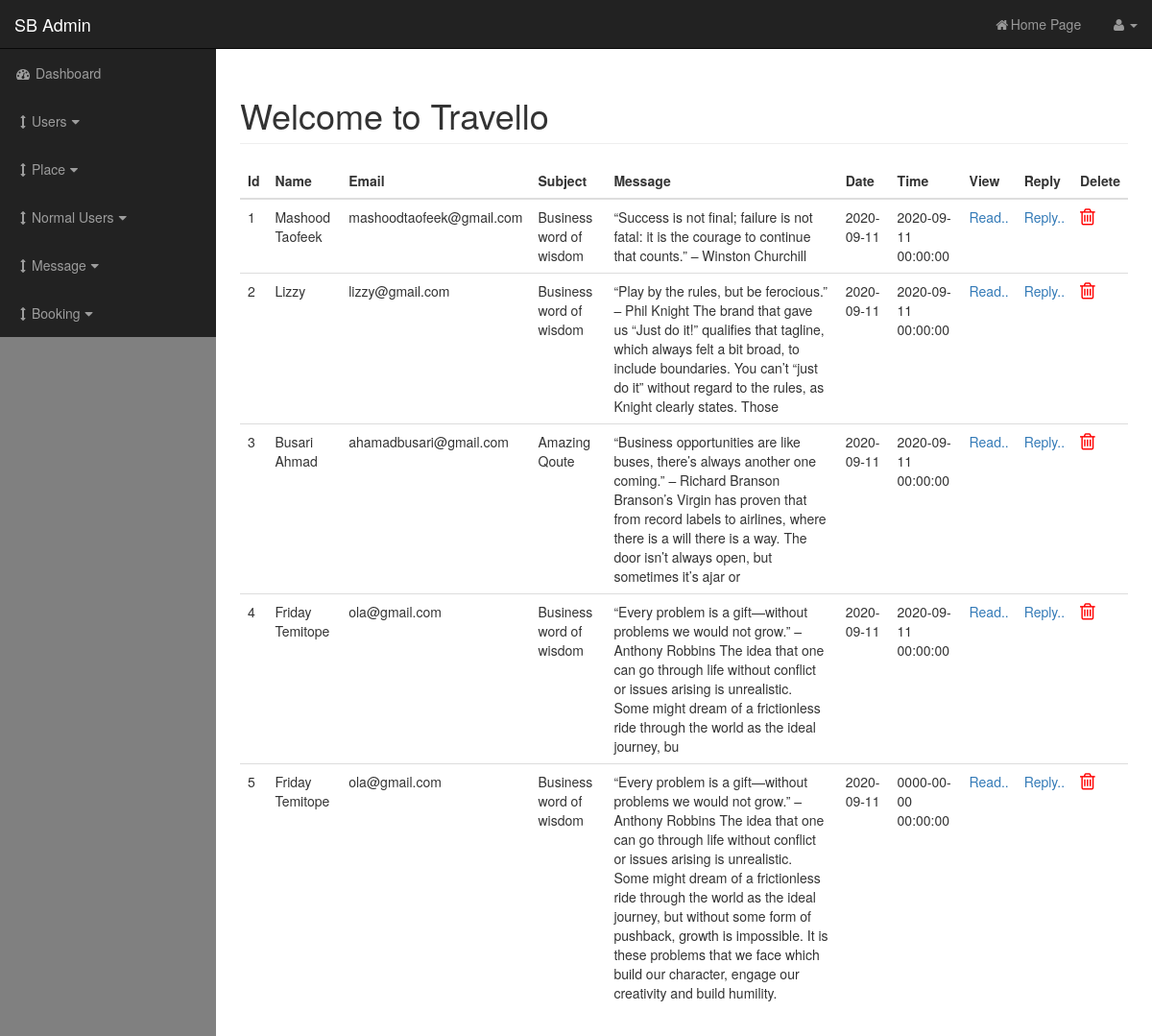
Page /copy/message.php on the committed database.
### tables this page shows
CREATE TABLE `contact` (
  `id` int(11) NOT NULL,
  `name` varchar(100) NOT NULL,
  `m_date` date NOT NULL,
  `email` varchar(100) NOT NULL,
  `subject` varchar(255) NOT NULL,
  `message` varchar(800) NOT NULL,
  `m_time` datetime NOT NULL
);

### copy/includes/view_all_message.php (the view, shortened to what this page needs)
<table class="table table-border table-hover">
<thead>
<tr>
    <th>Id</th>
    <th>Name</th>
    <th>Email</th>
    <th>Subject</th>
    <th>Message</th>
    <th>Date</th>
    <th>Time</th>
    <th>View</th>
    <th>Reply</th>
    <th>Delete</th>
</tr>
</thead>
<tbody>
<?php
$query = "SELECT * FROM contact ";
$select_users_query = mysqli_query($connection , $query);
while($loop = mysqli_fetch_assoc($select_users_query )) {
    $message_id             = $loop['id'];
    $message_author         = $loop['name'];
    $sender_email           = $loop['email'];
    $message_subject        = $loop['subject'];
    $message_content        = $loop['message'];
    $message_date           = $loop['m_date'];
    $message_time           = $loop['m_time'];
    echo "<tr>";
    echo "<td>$message_id</td>";
    echo "<td>$message_author</td>";
    echo "<td>$sender_email</td>";
    echo "<td>$message_subject</td>";
    echo "<td>$message_content</td>";
    echo "<td>$message_date</td>";
    echo "<td>$message_time</td>";
    echo "<td> <a href='message.php?source=view_message&view_message=$message_id '>Read..</a></td>";
    echo "<td> <a href='message.php?source=reply_message&reply_message=$message_id '>Reply..</a></td>";
    echo " <td> <a class='delete_link'  href='javascript: void(0)' rel='$message_id'> <i class='fa fa-trash-o' style='font-size:20px;color:red'></i> <a/></td> ";
    echo "</tr>";
}
?>
</tbody>
</table>

### copy/css/sb-admin.css (style rules this page uses)
body { margin-top: 100px; background-color: grey; }
@media (min-width:768px) { body { margin-top: 50px; } }

### rows in the picture
contact: id "1", name "Mashood Taofeek", email "mashoodtaofeek@gmail.com", subject "Business word of wisdom", message "“Success is not final; failure is not fatal: it is the courage to continue that counts.” – Winston Churchill", m_date "2020-09-11", m_time "2020-09-11 00:00:00"
contact: id "2", name "Lizzy", email "lizzy@gmail.com", subject "Business word of wisdom", message "“Play by the rules, but be ferocious.” – Phil Knight The brand that gave us “Just do it!” qualifies that tagline, which always felt a bit broad, to include boundaries. You can’t “just do it” without regard to the rules, as Knight clearly states. Those", m_date "2020-09-11", m_time "2020-09-11 00:00:00"
contact: id "3", name "Busari Ahmad", email "ahamadbusari@gmail.com", subject "Amazing Qoute", message "“Business opportunities are like buses, there’s always another one coming.” – Richard Branson Branson’s Virgin has proven that from record labels to airlines, where there is a will there is a way. The door isn’t always open, but sometimes it’s ajar or", m_date "2020-09-11", m_time "2020-09-11 00:00:00"
contact: id "4", name "Friday Temitope", email "ola@gmail.com", subject "Business word of wisdom", message "“Every problem is a gift—without problems we would not grow.” – Anthony Robbins The idea that one can go through life without conflict or issues arising is unrealistic. Some might dream of a frictionless ride through the world as the ideal journey, bu", m_date "2020-09-11", m_time "2020-09-11 00:00:00"
contact: id "5", name "Friday Temitope", email "ola@gmail.com", subject "Business word of wisdom", message "“Every problem is a gift—without problems we would not grow.” – Anthony Robbins The idea that one can go through life without conflict or issues arising is unrealistic. Some might dream of a frictionless ride through the world as the ideal journey, but without some form of pushback, growth is impossible. It is these problems that we face which build our character, engage our creativity and build humility.", m_date "2020-09-11", m_time "0000-00-00 00:00:00"
